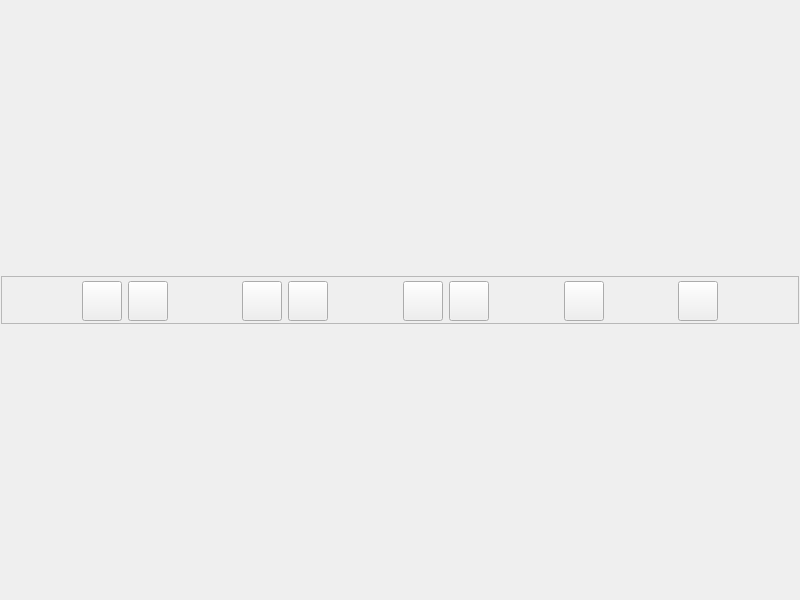
<?xml version="1.0" encoding="UTF-8"?>
<ui version="4.0">
 <class>MainWindow</class>
 <widget class="QMainWindow" name="MainWindow">
  <property name="geometry">
   <rect>
    <x>0</x>
    <y>0</y>
    <width>800</width>
    <height>600</height>
   </rect>
  </property>
  <property name="windowTitle">
   <string>QuickPic</string>
  </property>
  <property name="windowIcon">
   <iconset resource="MainWindow.qrc">
    <normaloff>:/images/QuickPic.png</normaloff>:/images/QuickPic.png</iconset>
  </property>
  <widget class="QWidget" name="centralWidget">
   <layout class="QGridLayout" name="gridLayout">
    <property name="leftMargin">
     <number>1</number>
    </property>
    <property name="topMargin">
     <number>1</number>
    </property>
    <property name="rightMargin">
     <number>1</number>
    </property>
    <property name="bottomMargin">
     <number>1</number>
    </property>
    <property name="spacing">
     <number>0</number>
    </property>
    <item row="1" column="0">
     <layout class="QVBoxLayout" name="verticalLayout">
      <property name="spacing">
       <number>0</number>
      </property>
      <item>
       <widget class="QFrame" name="frameToolbar">
        <property name="sizePolicy">
         <sizepolicy hsizetype="Preferred" vsizetype="Fixed">
          <horstretch>0</horstretch>
          <verstretch>0</verstretch>
         </sizepolicy>
        </property>
        <property name="minimumSize">
         <size>
          <width>0</width>
          <height>48</height>
         </size>
        </property>
        <property name="maximumSize">
         <size>
          <width>16777215</width>
          <height>48</height>
         </size>
        </property>
        <property name="frameShape">
         <enum>QFrame::StyledPanel</enum>
        </property>
        <property name="frameShadow">
         <enum>QFrame::Raised</enum>
        </property>
        <layout class="QGridLayout" name="gridLayout_2">
         <property name="topMargin">
          <number>4</number>
         </property>
         <property name="bottomMargin">
          <number>4</number>
         </property>
         <item row="0" column="1">
          <widget class="QPushButton" name="btnRotateLeft">
           <property name="minimumSize">
            <size>
             <width>40</width>
             <height>40</height>
            </size>
           </property>
           <property name="maximumSize">
            <size>
             <width>40</width>
             <height>40</height>
            </size>
           </property>
           <property name="text">
            <string/>
           </property>
           <property name="icon">
            <iconset resource="MainWindow.qrc">
             <normaloff>:/images/rotate.left.png</normaloff>:/images/rotate.left.png</iconset>
           </property>
           <property name="iconSize">
            <size>
             <width>32</width>
             <height>32</height>
            </size>
           </property>
          </widget>
         </item>
         <item row="0" column="0">
          <spacer name="horizontalSpacer_5">
           <property name="orientation">
            <enum>Qt::Horizontal</enum>
           </property>
           <property name="sizeHint" stdset="0">
            <size>
             <width>40</width>
             <height>20</height>
            </size>
           </property>
          </spacer>
         </item>
         <item row="0" column="2">
          <widget class="QPushButton" name="btnRotateRight">
           <property name="minimumSize">
            <size>
             <width>40</width>
             <height>40</height>
            </size>
           </property>
           <property name="maximumSize">
            <size>
             <width>40</width>
             <height>40</height>
            </size>
           </property>
           <property name="text">
            <string/>
           </property>
           <property name="icon">
            <iconset resource="MainWindow.qrc">
             <normaloff>:/images/rotate.right.png</normaloff>:/images/rotate.right.png</iconset>
           </property>
           <property name="iconSize">
            <size>
             <width>32</width>
             <height>32</height>
            </size>
           </property>
          </widget>
         </item>
         <item row="0" column="6">
          <spacer name="horizontalSpacer_2">
           <property name="orientation">
            <enum>Qt::Horizontal</enum>
           </property>
           <property name="sizeHint" stdset="0">
            <size>
             <width>40</width>
             <height>20</height>
            </size>
           </property>
          </spacer>
         </item>
         <item row="0" column="10">
          <widget class="QPushButton" name="btnGroup">
           <property name="minimumSize">
            <size>
             <width>40</width>
             <height>40</height>
            </size>
           </property>
           <property name="maximumSize">
            <size>
             <width>40</width>
             <height>40</height>
            </size>
           </property>
           <property name="text">
            <string/>
           </property>
           <property name="icon">
            <iconset resource="MainWindow.qrc">
             <normaloff>:/images/group.png</normaloff>:/images/group.png</iconset>
           </property>
           <property name="iconSize">
            <size>
             <width>32</width>
             <height>32</height>
            </size>
           </property>
          </widget>
         </item>
         <item row="0" column="8">
          <widget class="QPushButton" name="btnZoomIn">
           <property name="minimumSize">
            <size>
             <width>40</width>
             <height>40</height>
            </size>
           </property>
           <property name="maximumSize">
            <size>
             <width>40</width>
             <height>40</height>
            </size>
           </property>
           <property name="text">
            <string/>
           </property>
           <property name="icon">
            <iconset resource="MainWindow.qrc">
             <normaloff>:/images/zoom.in.png</normaloff>:/images/zoom.in.png</iconset>
           </property>
           <property name="iconSize">
            <size>
             <width>32</width>
             <height>32</height>
            </size>
           </property>
          </widget>
         </item>
         <item row="0" column="11">
          <spacer name="horizontalSpacer_4">
           <property name="orientation">
            <enum>Qt::Horizontal</enum>
           </property>
           <property name="sizeHint" stdset="0">
            <size>
             <width>40</width>
             <height>20</height>
            </size>
           </property>
          </spacer>
         </item>
         <item row="0" column="9">
          <spacer name="horizontalSpacer_3">
           <property name="orientation">
            <enum>Qt::Horizontal</enum>
           </property>
           <property name="sizeHint" stdset="0">
            <size>
             <width>40</width>
             <height>20</height>
            </size>
           </property>
          </spacer>
         </item>
         <item row="0" column="3">
          <spacer name="horizontalSpacer">
           <property name="orientation">
            <enum>Qt::Horizontal</enum>
           </property>
           <property name="sizeHint" stdset="0">
            <size>
             <width>40</width>
             <height>20</height>
            </size>
           </property>
          </spacer>
         </item>
         <item row="0" column="4">
          <widget class="QPushButton" name="btnOpenPrev">
           <property name="minimumSize">
            <size>
             <width>40</width>
             <height>40</height>
            </size>
           </property>
           <property name="maximumSize">
            <size>
             <width>40</width>
             <height>40</height>
            </size>
           </property>
           <property name="text">
            <string/>
           </property>
           <property name="icon">
            <iconset resource="MainWindow.qrc">
             <normaloff>:/images/open.previous.png</normaloff>:/images/open.previous.png</iconset>
           </property>
           <property name="iconSize">
            <size>
             <width>32</width>
             <height>32</height>
            </size>
           </property>
          </widget>
         </item>
         <item row="0" column="5">
          <widget class="QPushButton" name="btnOpenNext">
           <property name="minimumSize">
            <size>
             <width>40</width>
             <height>40</height>
            </size>
           </property>
           <property name="maximumSize">
            <size>
             <width>40</width>
             <height>40</height>
            </size>
           </property>
           <property name="text">
            <string/>
           </property>
           <property name="icon">
            <iconset resource="MainWindow.qrc">
             <normaloff>:/images/open.next.png</normaloff>:/images/open.next.png</iconset>
           </property>
           <property name="iconSize">
            <size>
             <width>32</width>
             <height>32</height>
            </size>
           </property>
          </widget>
         </item>
         <item row="0" column="7">
          <widget class="QPushButton" name="btnZoomOut">
           <property name="minimumSize">
            <size>
             <width>40</width>
             <height>40</height>
            </size>
           </property>
           <property name="maximumSize">
            <size>
             <width>40</width>
             <height>40</height>
            </size>
           </property>
           <property name="text">
            <string/>
           </property>
           <property name="icon">
            <iconset resource="MainWindow.qrc">
             <normaloff>:/images/zoom.out.png</normaloff>:/images/zoom.out.png</iconset>
           </property>
           <property name="iconSize">
            <size>
             <width>32</width>
             <height>32</height>
            </size>
           </property>
          </widget>
         </item>
         <item row="0" column="12">
          <widget class="QPushButton" name="btnDelete">
           <property name="minimumSize">
            <size>
             <width>40</width>
             <height>40</height>
            </size>
           </property>
           <property name="maximumSize">
            <size>
             <width>40</width>
             <height>40</height>
            </size>
           </property>
           <property name="text">
            <string/>
           </property>
           <property name="icon">
            <iconset resource="MainWindow.qrc">
             <normaloff>:/images/delete.png</normaloff>:/images/delete.png</iconset>
           </property>
           <property name="iconSize">
            <size>
             <width>32</width>
             <height>32</height>
            </size>
           </property>
          </widget>
         </item>
         <item row="0" column="13">
          <spacer name="horizontalSpacer_6">
           <property name="orientation">
            <enum>Qt::Horizontal</enum>
           </property>
           <property name="sizeHint" stdset="0">
            <size>
             <width>40</width>
             <height>20</height>
            </size>
           </property>
          </spacer>
         </item>
        </layout>
       </widget>
      </item>
     </layout>
    </item>
   </layout>
  </widget>
 </widget>
 <layoutdefault spacing="6" margin="11"/>
 <resources>
  <include location="MainWindow.qrc"/>
 </resources>
 <connections/>
</ui>
